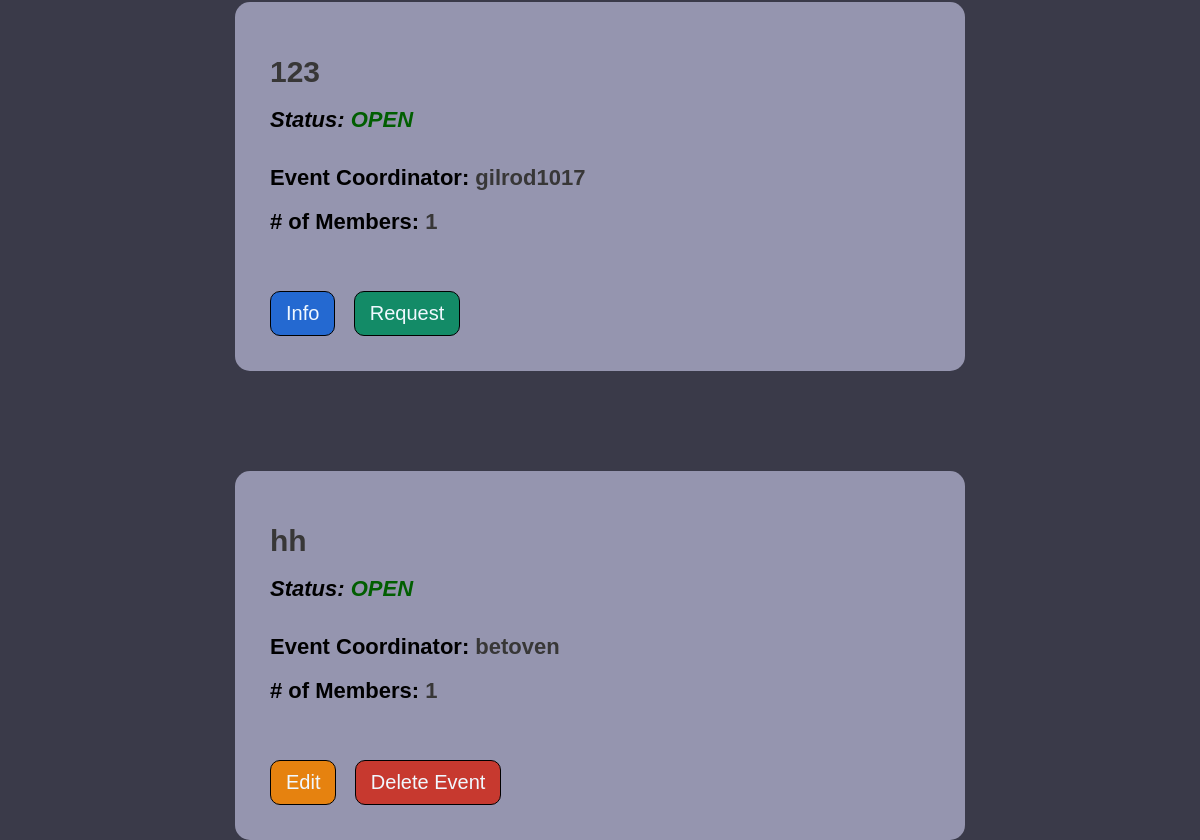
/events (signed in, lower part), run on an earlier commit of the app's database.
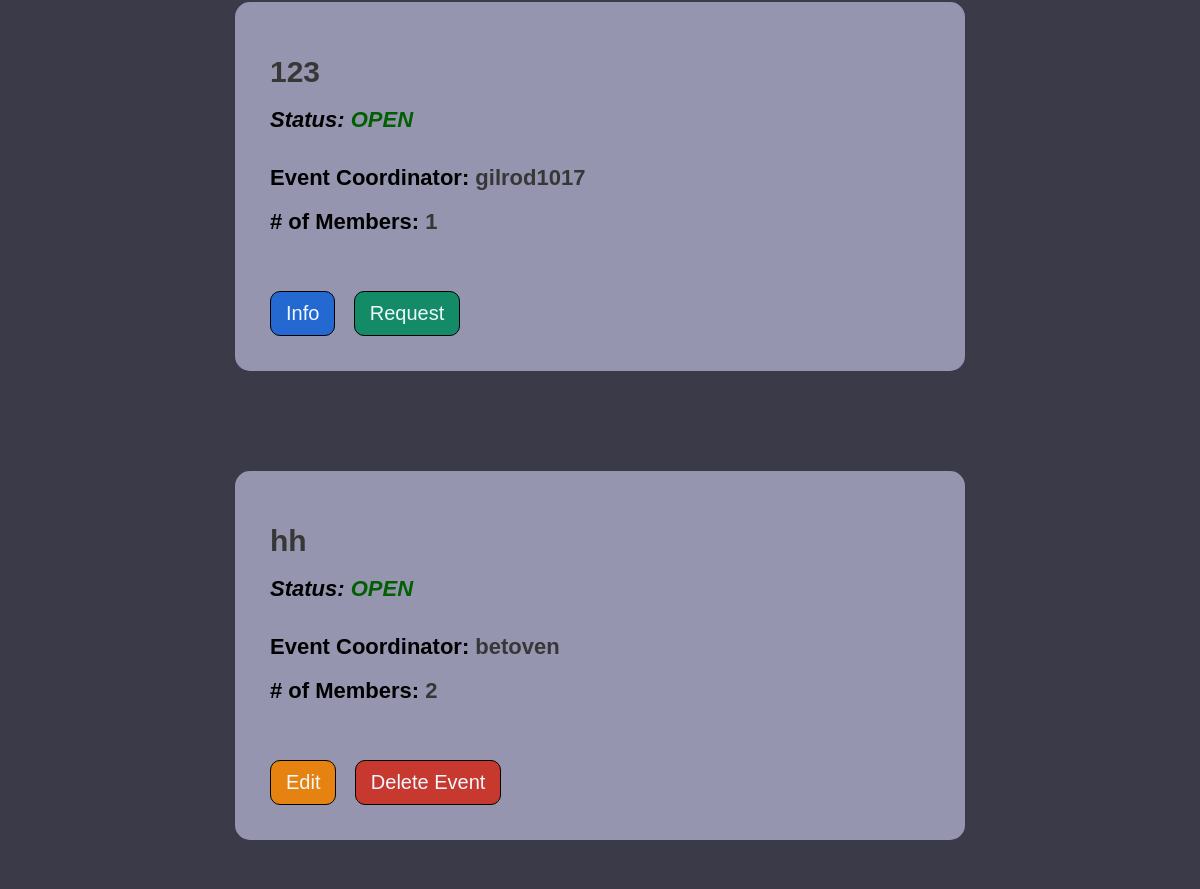
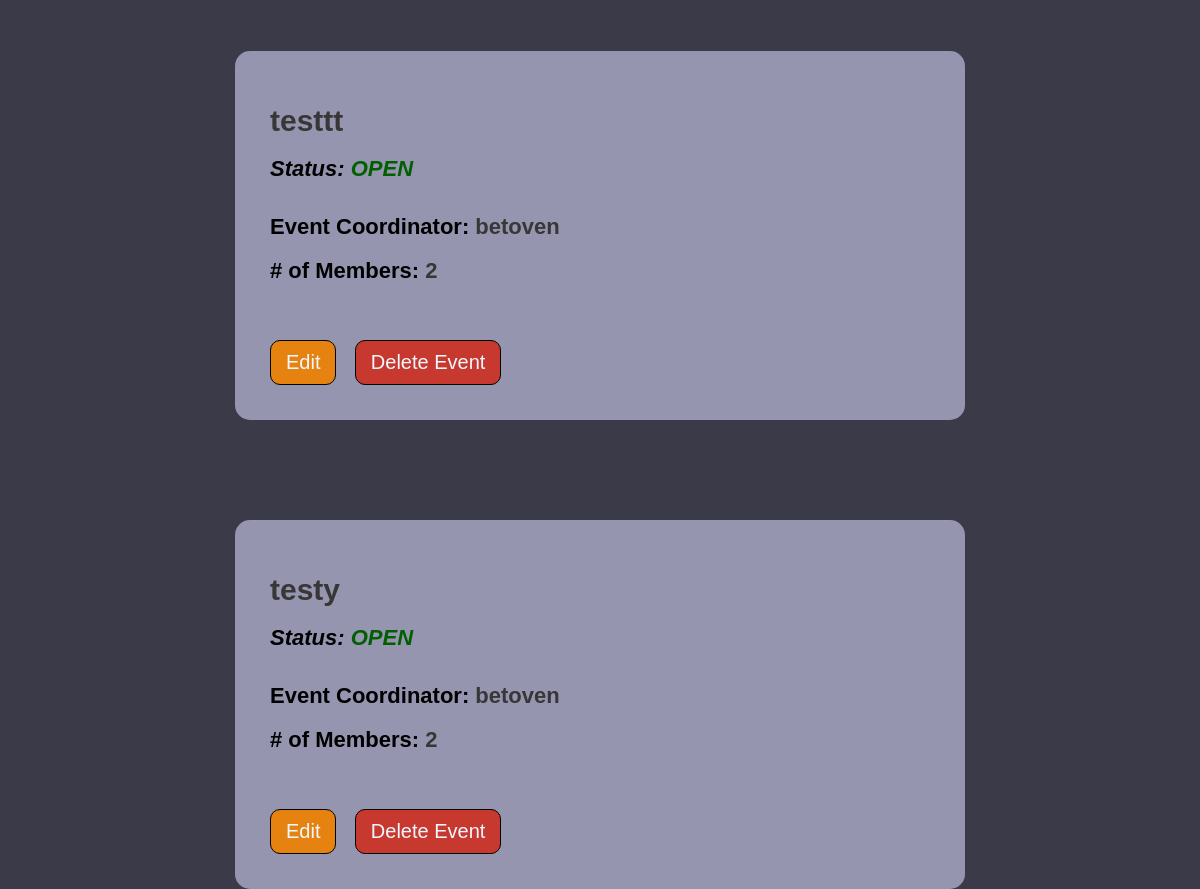
And on a later commit of the database (2 pictures, top to bottom).
### market/models.py (models this page shows, shortened)
class Event(db.Model):
    event_id = db.Column(db.Integer(), primary_key=True)
    coordinator_id = db.Column(db.Integer(), db.ForeignKey('user.id'), nullable=False)
    event_name = db.Column(db.String(length=75), nullable=False, unique=True)
    event_date = db.Column(db.Date())
    event_status = db.Column(db.String(length=20))
    members = db.relationship('EventMembers', backref='attended_events', lazy=True)
    fields = db.relationship('EventFields', backref='event_for_field', lazy=True)
    filled_fields = db.relationship('UserEventFields', backref='FieldEvent', lazy=True)

class User(db.Model, UserMixin):
    id = db.Column(db.Integer(), primary_key=True)
    username = db.Column(db.String(length=30), nullable=False, unique=True)
    first_name = db.Column(db.String(length=50), nullable=False)
    last_name = db.Column(db.String(length=50), nullable=False)
    email_address = db.Column(db.String(length=50), nullable=False, unique=True)
    password_hash = db.Column(db.String(length=60), nullable=False)
    events = db.relationship('Event', backref='coordinator', lazy=True)
    events_attending = db.relationship('EventMembers', backref='attendees', lazy=True)
    @property
    def password(self):
        return self.password_hash

### market/routes.py (the view)
@app.route("/events")
@login_required
def events_page():
    events=Event.query.order_by(Event.event_status.desc()).all()
    return render_template('events.html', events=events)

### market/models.py (called while the page is built)
@login_manager.user_loader
def load_user(user_id):
    return User.query.get(int(user_id))

### market/templates/events.html (shortened to what this page needs)
{% extends 'base.html' %}
  {% block style %}
  <link rel= "stylesheet" type= "text/css" href= "{{ url_for('static',filename='styles/events.css') }}">
  {% endblock %}
  {% block content %}
    {% if events %}
    <center>
      <div class="create-div">
      {% for event in events %}
      <div class="event">
        <div class="titles-div">
          <h1 class="e-title"><span class="event-info event-info-title">{{event.event_name}}</span></h1>
          <h1 class="e-title e-status"><i>Status:
            {% if event.event_status|title=='Open' %}
              <span class="event-status-info-open">{{event.event_status|upper}}</i></span></h1><br>
              {% elif event.event_status|title=='Closed' %}
            <span class="event-status-info-closed">{{event.event_status|upper}}</i></span></h1><br>
            {% endif %}
          <h1 class="e-title">Event Coordinator: <span class="event-info">{{event.coordinator.username}}</span></h1>
          <h1 class="e-title"># of Members: <span class="event-info">
            {% set count = [] %}
            {% for person in event.members%}
              {% if person.status == 'member'%}
                {% set _ = count.append(person) %}
              {% endif %}
            {% endfor %}
            {{count|length}}
          </span></h1>
        </div>
        <br><br><br><br>
        <div class="buttons">
          {% if current_user.is_authenticated and current_user.id == event.coordinator.id %}
            <a href="{{ url_for('event_info', event_id=event.event_id) }}"><button class="edit-btn">Edit</button></a>
            <a href="{{ url_for('delete_event', event_id=event.event_id) }}"><button class="delete-btn">Delete Event</button></a>
            {% else %}
              <a href="{{ url_for('event_info', event_id=event.event_id) }}"><button class="info-btn">Info</button></a>
              {% if event.event_status=='open'%}
              <a href="{{ url_for('request_event', event_id=event.event_id, member_id=current_user.id) }}"><button class="request-btn">Request</button></a>
              {% endif %}
            {% endif %}
        </div>
      </div>
      {% endfor %}
    </div></center>
    {% else %}
    <center>
    <div class="no-event-div">
    <p>Be the First To Create An Event!</p>
    <a href="{{url_for('create_event')}}"><button class="create-btn">Create Event +</button></a>
    </div></center>
    {% endif %}
  {% endblock %}

What changed in the data, as far as the page shows it:
computed for Event "hh": count "1" → "2"
added Event: event_name "testtt", event_status "OPEN", coordinator.username "betoven", count "2"
added Event: event_name "testy", event_status "OPEN", coordinator.username "betoven", count "2"
